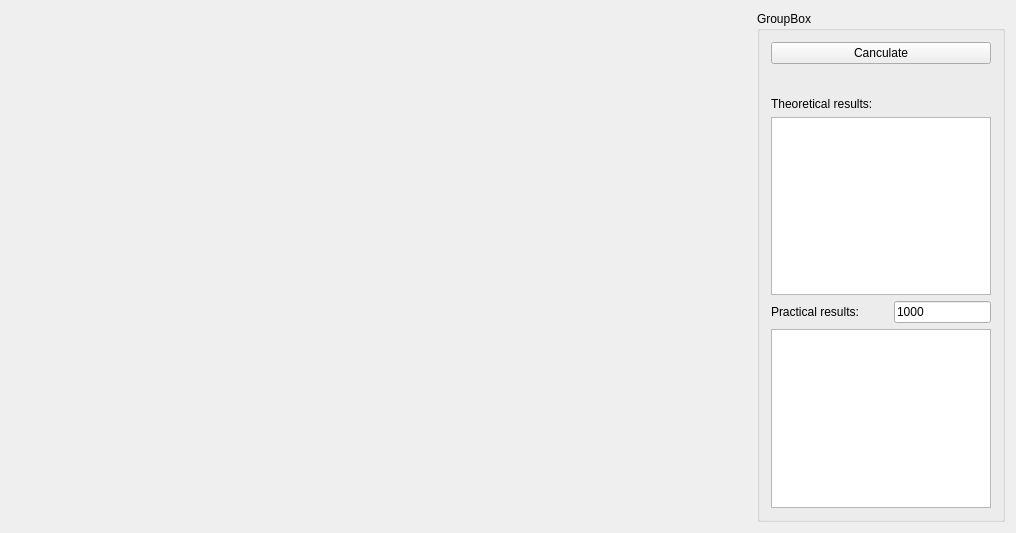
<?xml version="1.0" encoding="UTF-8"?>
<ui version="4.0">
 <class>GUIClass</class>
 <widget class="QWidget" name="GUIClass">
  <property name="geometry">
   <rect>
    <x>0</x>
    <y>0</y>
    <width>1016</width>
    <height>533</height>
   </rect>
  </property>
  <property name="windowTitle">
   <string>GUI</string>
  </property>
  <layout class="QVBoxLayout" name="verticalLayout_2">
   <item>
    <layout class="QHBoxLayout" name="horizontalLayout" stretch="3,1">
     <item>
      <layout class="QVBoxLayout" name="verticalLayout"/>
     </item>
     <item>
      <widget class="QGroupBox" name="groupBox">
       <property name="title">
        <string>GroupBox</string>
       </property>
       <layout class="QVBoxLayout" name="verticalLayout_3">
        <item>
         <widget class="QPushButton" name="pushButton">
          <property name="text">
           <string>Canculate</string>
          </property>
         </widget>
        </item>
        <item>
         <spacer name="verticalSpacer">
          <property name="orientation">
           <enum>Qt::Vertical</enum>
          </property>
          <property name="sizeHint" stdset="0">
           <size>
            <width>20</width>
            <height>40</height>
           </size>
          </property>
         </spacer>
        </item>
        <item>
         <widget class="QLabel" name="label">
          <property name="text">
           <string>Theoretical results:</string>
          </property>
         </widget>
        </item>
        <item>
         <widget class="QTextEdit" name="textEdit"/>
        </item>
        <item>
         <layout class="QHBoxLayout" name="horizontalLayout_2">
          <item>
           <widget class="QLabel" name="label_2">
            <property name="text">
             <string>Practical results:</string>
            </property>
           </widget>
          </item>
          <item>
           <spacer name="horizontalSpacer">
            <property name="orientation">
             <enum>Qt::Horizontal</enum>
            </property>
            <property name="sizeHint" stdset="0">
             <size>
              <width>40</width>
              <height>20</height>
             </size>
            </property>
           </spacer>
          </item>
          <item>
           <widget class="QLineEdit" name="lineEdit">
            <property name="text">
             <string>1000</string>
            </property>
           </widget>
          </item>
         </layout>
        </item>
        <item>
         <widget class="QTextEdit" name="textEdit_2"/>
        </item>
       </layout>
      </widget>
     </item>
    </layout>
   </item>
  </layout>
 </widget>
 <layoutdefault spacing="6" margin="11"/>
 <resources>
  <include location="GUI.qrc"/>
 </resources>
 <connections/>
</ui>
